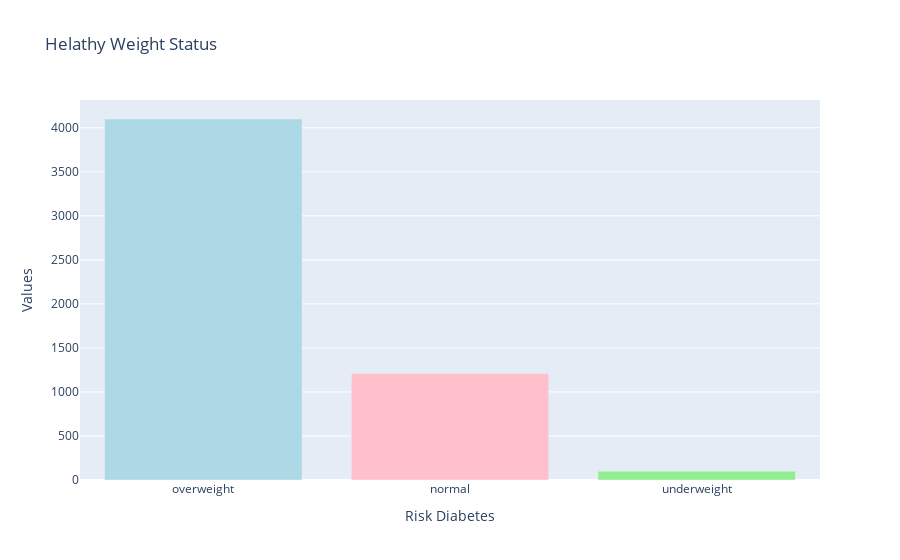

Notebook code for this chart:
### Code cell
import plotly.express as px
barplot = df['weight_stat'].value_counts()
fig = px.bar(x=barplot.index, y=[barplot.values], 
             color=["lightblue","pink", "lightgreen", ], 
             color_discrete_map="identity",
             labels={"value": "Values",
                     "x": "Risk Diabetes",},
             title="Helathy Weight Status",
            )
fig.layout.yaxis.tickformat 
fig.show()

### Figure 1 — Plotly figure (JSON) as saved in the notebook; plotly's stock layout.template omitted (floating-point values rounded to 4 significant figures)
{"data": [{"alignmentgroup": "True", "hovertemplate": "Risk Diabetes=%{x}<br>Values=%{y}<extra></extra>", "legendgroup": "", "marker": {"color": "lightblue"}, "name": "", "offsetgroup": "", "orientation": "v", "showlegend": false, "textposition": "auto", "type": "bar", "x": ["overweight"], "xaxis": "x", "y": [4100], "yaxis": "y"}, {"alignmentgroup": "True", "hovertemplate": "Risk Diabetes=%{x}<br>Values=%{y}<extra></extra>", "legendgroup": "", "marker": {"color": "pink"}, "name": "", "offsetgroup": "", "orientation": "v", "showlegend": false, "textposition": "auto", "type": "bar", "x": ["normal"], "xaxis": "x", "y": [1209], "yaxis": "y"}, {"alignmentgroup": "True", "hovertemplate": "Risk Diabetes=%{x}<br>Values=%{y}<extra></extra>", "legendgroup": "", "marker": {"color": "lightgreen"}, "name": "", "offsetgroup": "", "orientation": "v", "showlegend": false, "textposition": "auto", "type": "bar", "x": ["underweight"], "xaxis": "x", "y": [99], "yaxis": "y"}], "layout": {"barmode": "relative", "legend": {"tracegroupgap": 0}, "title": {"text": "Helathy Weight Status"}, "xaxis": {"anchor": "y", "domain": [0, 1], "title": {"text": "Risk Diabetes"}}, "yaxis": {"anchor": "x", "domain": [0, 1], "title": {"text": "Values"}}}}
